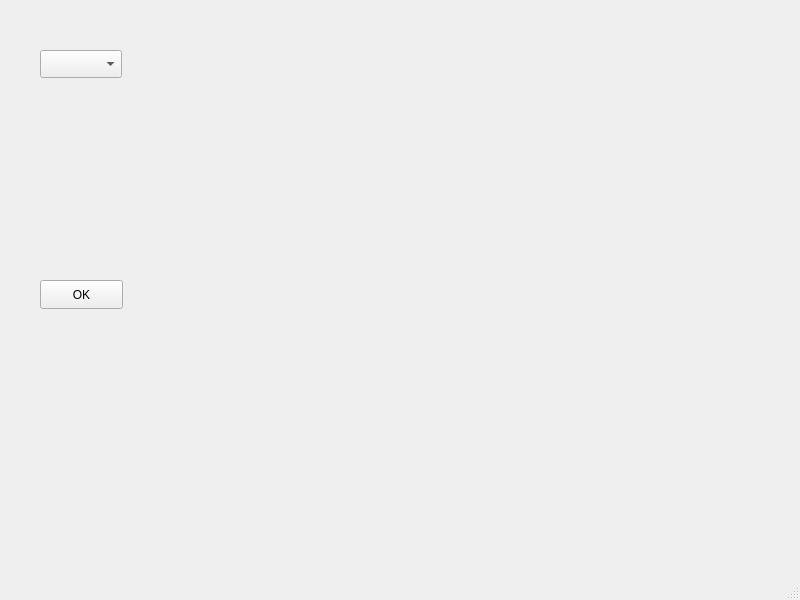
<?xml version="1.0" encoding="UTF-8"?>
<ui version="4.0">
 <class>MainWindowRpiMonitor</class>
 <widget class="QMainWindow" name="MainWindowRpiMonitor">
  <property name="geometry">
   <rect>
    <x>0</x>
    <y>0</y>
    <width>800</width>
    <height>600</height>
   </rect>
  </property>
  <property name="windowTitle">
   <string>MainWindowRpiMonitor</string>
  </property>
  <widget class="QWidget" name="centralwidget">
   <widget class="QPushButton" name="pushButton">
    <property name="geometry">
     <rect>
      <x>40</x>
      <y>280</y>
      <width>83</width>
      <height>29</height>
     </rect>
    </property>
    <property name="text">
     <string>OK</string>
    </property>
   </widget>
   <widget class="QComboBox" name="comboBox">
    <property name="geometry">
     <rect>
      <x>40</x>
      <y>50</y>
      <width>82</width>
      <height>28</height>
     </rect>
    </property>
   </widget>
  </widget>
  <widget class="QMenuBar" name="menubar">
   <property name="geometry">
    <rect>
     <x>0</x>
     <y>0</y>
     <width>800</width>
     <height>21</height>
    </rect>
   </property>
  </widget>
  <widget class="QStatusBar" name="statusbar"/>
 </widget>
 <resources/>
 <connections/>
</ui>
